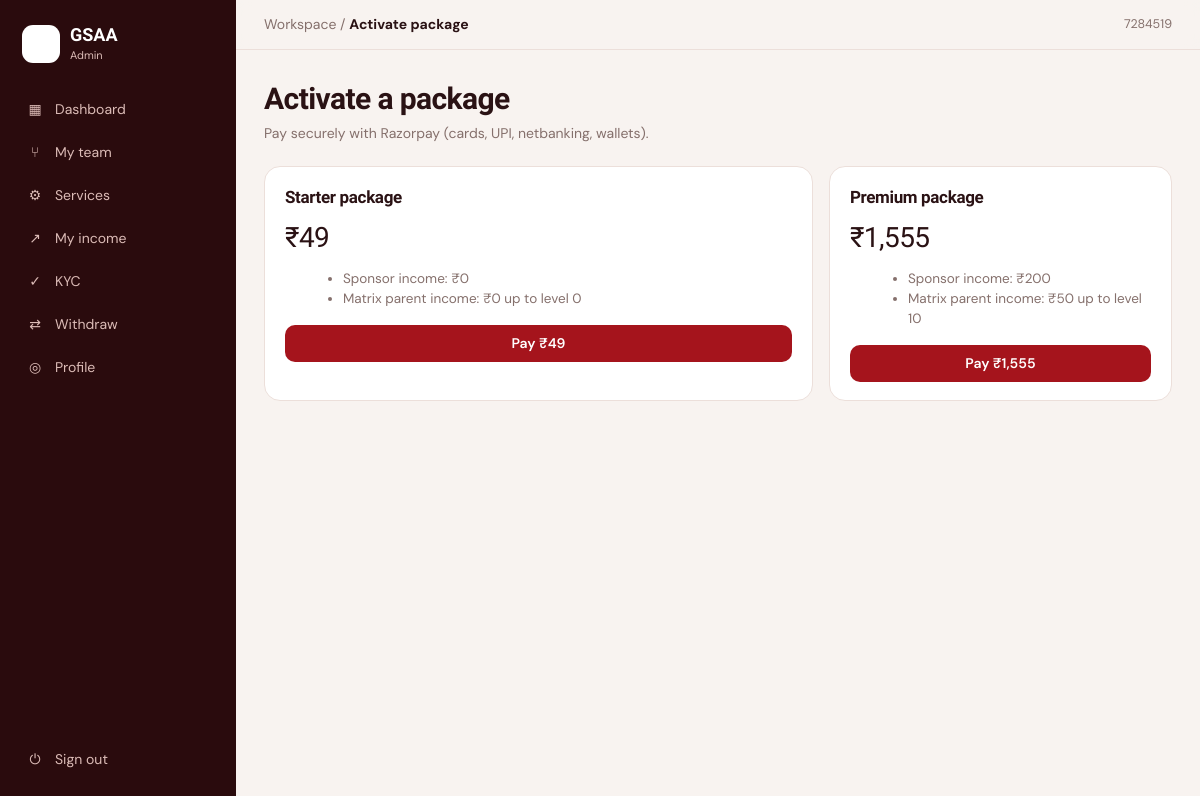
Screenshot of /member/pay.php (signed in) with the database file from the repository.
### tables this page shows
CREATE TABLE IF NOT EXISTS members (
  id INT AUTO_INCREMENT PRIMARY KEY,
  member_code VARCHAR(10) NOT NULL UNIQUE,
  name VARCHAR(120) NOT NULL,
  phone VARCHAR(20) NOT NULL UNIQUE,
  email VARCHAR(160) NULL,
  password_hash VARCHAR(255) NOT NULL,
  sponsor_id INT NULL,
  parent_id INT NULL,
  slot TINYINT NULL COMMENT '1,2,3 - which of the parent''s 3 positions',
  package_code VARCHAR(20) NOT NULL DEFAULT 'none',
  status ENUM('active','inactive','blocked') NOT NULL DEFAULT 'inactive',
  kyc_status ENUM('pending','approved','rejected') NOT NULL DEFAULT 'pending',
  wallet_balance DECIMAL(12,2) NOT NULL DEFAULT 0,
  created_at DATETIME NOT NULL DEFAULT CURRENT_TIMESTAMP,
  CONSTRAINT fk_members_sponsor FOREIGN KEY (sponsor_id) REFERENCES members(id) ON DELETE SET NULL,
  CONSTRAINT fk_members_parent FOREIGN KEY (parent_id) REFERENCES members(id) ON DELETE SET NULL,
  INDEX idx_sponsor (sponsor_id), INDEX idx_parent (parent_id), INDEX idx_status (status)
);

CREATE TABLE IF NOT EXISTS packages (
  code VARCHAR(20) PRIMARY KEY,
  name VARCHAR(60) NOT NULL,
  price DECIMAL(12,2) NOT NULL DEFAULT 0,
  sponsor_income DECIMAL(12,2) NOT NULL DEFAULT 0,
  matrix_income DECIMAL(12,2) NOT NULL DEFAULT 0,
  matrix_levels TINYINT NOT NULL DEFAULT 10
);

### lib/functions.php (called while the page is built, shortened)
<?php
function rupee($amount): string
{
    return '₹' . number_format((float)$amount, 0);
}

### member/pay.php (the view, shortened to what this page needs)
<?php
$PAGE_TITLE = 'Activate package';
require __DIR__ . '/_top.php';
$pdo = db();
$pkgs = $pdo->query('SELECT * FROM packages ORDER BY price')->fetchAll();
?>
<h1>Activate a package</h1><p class="sub">Pay securely with Razorpay (cards, UPI, netbanking, wallets).</p>
<div class="grid g2">
<?php foreach ($pkgs as $p): ?>
<div class="card">
<h3><?= htmlspecialchars($p['name']) ?></h3>
<div class="num" style="font-size:28px;margin:6px 0"><?= rupee($p['price']) ?></div>
<ul style="margin:10px 0 16px 18px;color:var(--mut);font-size:13.5px">
<li>Sponsor income: <?= rupee($p['sponsor_income']) ?></li>
<li>Matrix parent income: <?= rupee($p['matrix_income']) ?> up to level <?= (int)$p['matrix_levels'] ?></li>
</ul>
<button class="btn pay-btn" data-pkg="<?= htmlspecialchars($p['code']) ?>" style="width:100%">Pay <?= rupee($p['price']) ?></button>
</div>
<?php endforeach; ?>
</div>
<?php require __DIR__ . '/_bottom.php'; ?>

### member/_top.php (shortened to what this page needs)
<?php
$pdo = db();
$memberId = current_member_id();
$meStmt = $pdo->prepare('SELECT * FROM members WHERE id = ?');
$meStmt->execute([$memberId]);
$ME = $meStmt->fetch();
$PAGE_TITLE = $PAGE_TITLE ?? 'Dashboard';
$current = basename($_SERVER['SCRIPT_NAME']);
function mnav(string $href, string $icon, string $label, string $current, ?int $pill = null): void
{
    $on = $current === $href ? ' on' : '';
    $pillHtml = $pill ? '<span class="pill">' . (int)$pill . '</span>' : '';
    echo '<a class="nav' . $on . '" href="' . htmlspecialchars($href) . '"><i>' . $icon . '</i>' . htmlspecialchars($label) . $pillHtml . '</a>';
}
?>
<!doctype html>
<html lang="en"><head><meta charset="utf-8">
<link rel="stylesheet" href="/assets/style.css">
</head><body>
<aside>
<div class="brand"><div class="logo">G</div><div><b>GSAA</b><small><?= htmlspecialchars($ME['name']) ?></small></div></div>
<?php
mnav('index.php', '▦', 'Dashboard', $current);
?>
<a class="sob" href="/logout.php"><i style="font-style:normal;width:18px;text-align:center">⏻</i>Sign out</a>
</aside>
<main>
<header><span class="crumb"><span class="ws">Workspace / </span><b style="color:var(--ink)"><?= htmlspecialchars($PAGE_TITLE) ?></b></span><span class="sp"></span>
<span style="font-size:12.5px;color:var(--mut)"><?= htmlspecialchars($ME['member_code']) ?></span>
</header>
<div class="wrap">

### member/_bottom.php
</div>
</main>
</body></html>

### assets/style.css (style rules this page uses)
:root { --bg:#f8f3f0;--card:#fff;--ink:#2a1214;--mut:#85706c;--line:#ecdfda;--em:#a5141c;--em2:#c9242c;--soft:#fbe8e5;--gold:#d99a1e;--goldsoft:#fdf1d6;--side:#2a0b0d;--sidetx:#dcbcb7;--bad:#c2410c;--badsoft:#fde9dd;--ok:#1f8a5b;--oksoft:#e1f4ea;--tl:#d9a441;color-scheme:light }
* { box-sizing:border-box;margin:0 }
:root { padding-top:env(safe-area-inset-top,0px);padding-bottom:env(safe-area-inset-bottom,0px) }
html,body { height:100% }
body { background:var(--bg);color:var(--ink);font:14px/1.5 'DM Sans',system-ui,sans-serif;display:flex }
h1,h2,h3,.num { font-family:'Bricolage Grotesque','DM Sans',sans-serif;letter-spacing:-.02em }
button { font:inherit;cursor:pointer }
aside { width:236px;background:var(--side);color:var(--sidetx);padding:20px 14px;display:flex;flex-direction:column;gap:4px;flex-shrink:0;overflow:auto }
.brand { display:flex;gap:10px;align-items:center;padding:4px 8px 22px;color:#fff }
.logo { width:38px;height:38px;border-radius:11px;background:linear-gradient(135deg,var(--em2),var(--gold));display:grid;place-items:center;font:800 20px 'Bricolage Grotesque','DM Sans',system-ui,sans-serif;color:#fff }
.brand b { font:700 18px 'Bricolage Grotesque','DM Sans',system-ui,sans-serif }
.brand small { display:block;font-size:11px;color:var(--sidetx) }
main { flex:1;min-width:0;overflow:auto }
header { position:sticky;top:0;z-index:5;background:color-mix(in srgb,var(--bg) 88%,transparent);backdrop-filter:blur(8px);display:flex;align-items:center;gap:12px;padding:14px 28px;border-bottom:1px solid var(--line) }
header .crumb { color:var(--mut) }
.wrap { padding:26px 28px 60px;max-width:1240px }
h1 { font-size:30px;margin-bottom:2px }
.sub { color:var(--mut);margin-bottom:22px }
.grid { display:grid;gap:16px }
.g2 { grid-template-columns:1.6fr 1fr }
.card { background:var(--card);border:1px solid var(--line);border-radius:16px;padding:18px 20px }
.card h3 { font-size:17px }
.btn { background:var(--em);color:#fff;border:0;border-radius:10px;padding:8px 16px;font-weight:600 }
.card { transition:transform .25s,box-shadow .25s,border-color .25s }
.btn { transition:transform .15s,background .2s }
.logo { background:#fff!important;padding:4px;overflow:hidden }
.sob { all:unset;box-sizing:border-box;margin-top:auto;display:flex;gap:11px;align-items:center;padding:10px 12px;border-radius:10px;cursor:pointer;color:var(--sidetx) }
aside a.nav { all:unset;box-sizing:border-box;display:flex;gap:11px;align-items:center;padding:9px 12px;border-radius:10px;cursor:pointer;color:var(--sidetx);text-decoration:none;transition:background .2s,transform .2s }
aside a.nav i { font-style:normal;width:18px;text-align:center }
a.sob { all:unset;box-sizing:border-box;margin-top:auto;display:flex;gap:11px;align-items:center;padding:10px 12px;border-radius:10px;cursor:pointer;color:var(--sidetx);text-decoration:none }

### rows the page displays
members: name "Admin", member_code "7284519"
packages: name "Starter package", price "₹49", sponsor_income "₹0", matrix_income "₹0", matrix_levels "0"
packages: name "Premium package", price "₹1,555", sponsor_income "₹200", matrix_income "₹50", matrix_levels "10"

### other values shown
$icon "▦ ⑂ ⚙ ↗ ✓ ⇄ ◎"
$label "Dashboard My team Services My income KYC Withdraw Profile"
$PAGE_TITLE "Activate package"
